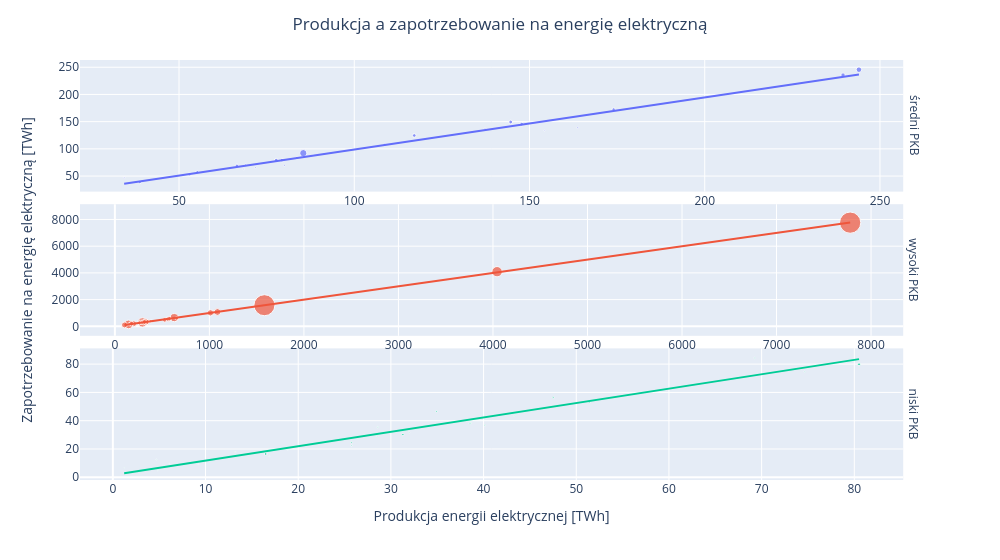

Notebook cell for this chart:
### Markdown cell above
Średnie udziały źródeł energii pokazują dominujące elementy miksu w analizowanym przekroju krajów.
Porównanie słupków pozwala szybko ocenić relatywną rolę paliw kopalnych i OZE. Wykres wskazuje na znaczący udział wykorzystania ropy naftowej, która wraz z gazem pozostają głównymi nośnikami energii w badanych krajach. Średnie udziały źródeł eneregii wskazują na rosnącą rolę odnawialnych źródeł energii (OZE), który przewyższa udział węgla, co świadczy o postępującej transformacji energetycznej poprzez stopniowe ograniczanie znaczenia paliw kopalnych w światowej produkcji energii.

### Code cell
plt.figure(figsize=(10, 6))
sns.scatterplot(
    data=df_cs,
    x="produkcja_energii_elektrycznej",
    y="zapotrzebowanie_na_energie_elektryczna",
    alpha=0.7,
    color="blue"
    )
sns.regplot(data=df_cs, x="produkcja_energii_elektrycznej", y="zapotrzebowanie_na_energie_elektryczna", scatter=False, color="blue")
plt.title("Produkcja a zapotrzebowanie na energię elektryczną")
plt.xlabel("Produkcja energii elektrycznej [TWh]")
plt.ylabel("Zapotrzebowanie na energię elektryczną [TWh]")
plt.tight_layout()
plt.show()
fig=px.scatter(
    data_frame=df_cs,
    x="produkcja_energii_elektrycznej",
    y="zapotrzebowanie_na_energie_elektryczna",
    hover_data=["kraj"],
    color="grupa_pkb",
    size="populacja",
    size_max=15,
    opacity=0.7,
    trendline="ols",
    facet_row="grupa_pkb"
    )
fig.update_layout(
    title="Produkcja a zapotrzebowanie na energię elektryczną",
    xaxis_title="Produkcja energii elektrycznej [TWh]",
    width=1000,
    title_x=0.5,
    showlegend=False     
)
fig.update_xaxes(
    matches=None,
    autorange=True,
    showticklabels=True
    )
fig.update_yaxes(matches=None)
fig.update_yaxes(title_text="",row=1)
fig.update_yaxes(title_text="Zapotrzebowanie na energię elektryczną [TWh]",row=2)
fig.update_yaxes(title_text="",row=3)
for annotation in fig.layout.annotations:
    annotation.text = annotation.text.split("=")[-1]

fig.show()  
 # wyniki regresji
results = px.get_trendline_results(fig)
print("Współczynniki kierunkowe regresji liniowej (a) dla poszczególnych grup PKB:")
for i, row in results.iterrows():
    model = row["px_fit_results"]
    a = model.params[1]   # współczynnik kierunkowy

    print(f"{row['grupa_pkb']}: a = {a:.3f}")

### Figure 1 — Plotly figure (JSON) as saved in the notebook; plotly's stock layout.template omitted (floating-point values rounded to 4 significant figures)
{"data": [{"customdata": [["Algeria"], ["Argentina"], ["Austria"], ["Bangladesh"], ["Belgium"], ["Chile"], ["Colombia"], ["Czechia"], ["Hong Kong"], ["Iraq"], ["Israel"], ["Kazakhstan"], ["Malaysia"], ["Morocco"], ["Norway"], ["Peru"], ["Qatar"], ["Romania"], ["Singapore"], ["South Africa"], ["Sweden"], ["Switzerland"], ["Ukraine"], ["United Arab Emirates"], ["Uzbekistan"], ["Vietnam"]], "hovertemplate": "grupa_pkb=średni PKB<br>produkcja_energii_elektrycznej=%{x}<br>zapotrzebowanie_na_energie_elektryczna=%{y}<br>populacja=%{marker.size}<br>kraj=%{customdata[0]}<extra></extra>", "legendgroup": "średni PKB", "marker": {"color": "#636efa", "opacity": 0.7, "size": [44040000.0, 45190000.0, 8921000.0, 166300000.0, 11540000.0, 19370000.0, 50630000.0, 10550000.0, 7490000.0, 42120000.0, 8800000.0, 19480000.0, 33890000.0, 36580000.0, 5379000.0, 32840000.0, 2803000.0, 19390000.0, 5620000.0, 60560000.0, 10350000.0, 8641000.0, 44680000.0, 9448000.0, 33590000.0, 98080000.0], "sizemode": "area", "sizeref": 6338000.0, "symbol": "circle"}, "mode": "markers", "name": "średni PKB", "orientation": "v", "showlegend": true, "type": "scatter", "x": [79.37, 144.6, 69.04, 85.46, 88.29, 83.58, 77.75, 80.1, 34.35, 117.1, 71.78, 108.6, 174.0, 38.8, 154.3, 52.99, 49.4, 55.21, 53.07, 239.5, 163.8, 68.49, 147.8, 137.3, 66.53, 244.0], "xaxis": "x3", "y": [79.31, 149.3, 71.24, 92.13, 87.96, 83.58, 78.8, 69.95, 47.05, 124.6, 65.54, 107.9, 172.5, 39.03, 133.8, 53.03, 49.4, 58.0, 53.07, 235.6, 138.8, 62.93, 145.4, 137.3, 69.05, 245.5], "yaxis": "y3"}, {"hovertemplate": "<b>OLS trendline</b><br>zapotrzebowanie_na_energie_elektryczna = 0.956964 * produkcja_energii_elektrycznej + 3.11784<br>R<sup>2</sup>=0.982186<br><br>grupa_pkb=średni PKB<br>produkcja_energii_elektrycznej=%{x}<br>zapotrzebowanie_na_energie_elektryczna=%{y} <b>(trend)</b><extra></extra>", "legendgroup": "średni PKB", "marker": {"color": "#636efa", "symbol": "circle"}, "mode": "lines", "name": "średni PKB", "showlegend": false, "type": "scatter", "x": [34.35, 38.8, 49.4, 52.99, 53.07, 55.21, 66.53, 68.49, 69.04, 71.78, 77.75, 79.37, 80.1, 83.58, 85.46, 88.29, 108.6, 117.1, 137.3, 144.6, 147.8, 154.3, 163.8, 174.0, 239.5, 244.0], "xaxis": "x3", "y": [35.99, 40.25, 50.39, 53.83, 53.9, 55.95, 66.78, 68.66, 69.19, 71.81, 77.52, 79.07, 79.77, 83.1, 84.9, 87.61, 107.1, 115.2, 134.5, 141.5, 144.5, 150.8, 159.8, 169.6, 232.3, 236.6], "yaxis": "y3"}, {"customdata": [["Australia"], ["Brazil"], ["Canada"], ["China"], ["Egypt"], ["France"], ["Germany"], ["India"], ["Indonesia"], ["Iran"], ["Italy"], ["Japan"], ["Mexico"], ["Netherlands"], ["Pakistan"], ["Philippines"], ["Poland"], ["Russia"], ["Saudi Arabia"], ["South Korea"], ["Spain"], ["Taiwan"], ["Thailand"], ["Turkey"], ["United Kingdom"], ["United States"]], "hovertemplate": "grupa_pkb=wysoki PKB<br>produkcja_energii_elektrycznej=%{x}<br>zapotrzebowanie_na_energie_elektryczna=%{y}<br>populacja=%{marker.size}<br>kraj=%{customdata[0]}<extra></extra>", "legendgroup": "wysoki PKB", "marker": {"color": "#EF553B", "opacity": 0.7, "size": [25740000.0, 208700000.0, 38170000.0, 1426000000.0, 109300000.0, 65910000.0, 83630000.0, 1403000000.0, 274800000.0, 87720000.0, 59910000.0, 126300000.0, 126800000.0, 17640000.0, 235000000.0, 112100000.0, 38170000.0, 146400000.0, 30990000.0, 51860000.0, 47680000.0, 23660000.0, 71640000.0, 86090000.0, 67350000.0, 339400000.0], "sizemode": "area", "sizeref": 6338000.0, "symbol": "circle"}, "mode": "markers", "name": "wysoki PKB", "orientation": "v", "showlegend": true, "type": "scatter", "x": [265.1, 628.8, 653.9, 7779.0, 198.6, 527.4, 566.8, 1582.0, 291.8, 337.2, 276.8, 1011.0, 325.7, 122.0, 144.5, 101.8, 157.2, 1085.0, 380.9, 577.1, 259.5, 280.0, 176.5, 302.0, 314.9, 4043.0], "xaxis": "x2", "y": [265.1, 653.5, 596.3, 7762.0, 197.2, 482.4, 547.7, 1582.0, 293.4, 330.4, 309.0, 1011.0, 329.8, 119.3, 145.0, 101.8, 170.4, 1075.0, 380.5, 577.1, 262.8, 280.0, 203.4, 301.4, 333.1, 4090.0], "yaxis": "y2"}, {"hovertemplate": "<b>OLS trendline</b><br>zapotrzebowanie_na_energie_elektryczna = 1.00003 * produkcja_energii_elektrycznej + 0.379696<br>R<sup>2</sup>=0.999826<br><br>grupa_pkb=wysoki PKB<br>produkcja_energii_elektrycznej=%{x}<br>zapotrzebowanie_na_energie_elektryczna=%{y} <b>(trend)</b><extra></extra>", "legendgroup": "wysoki PKB", "marker": {"color": "#EF553B", "symbol": "circle"}, "mode": "lines", "name": "wysoki PKB", "showlegend": false, "type": "scatter", "x": [101.8, 122.0, 144.5, 157.2, 176.5, 198.6, 259.5, 265.1, 276.8, 280.0, 291.8, 302.0, 314.9, 325.7, 337.2, 380.9, 527.4, 566.8, 577.1, 628.8, 653.9, 1011.0, 1085.0, 1582.0, 4043.0, 7779.0], "xaxis": "x2", "y": [102.1, 122.3, 144.9, 157.5, 176.9, 199.0, 259.9, 265.5, 277.2, 280.4, 292.2, 302.4, 315.3, 326.1, 337.6, 381.3, 527.8, 567.1, 577.5, 629.2, 654.3, 1011.0, 1086.0, 1582.0, 4044.0, 7780.0], "yaxis": "y2"}, {"customdata": [["Azerbaijan"], ["Belarus"], ["Bulgaria"], ["Croatia"], ["Cyprus"], ["Denmark"], ["Ecuador"], ["Estonia"], ["Finland"], ["Greece"], ["Hungary"], ["Iceland"], ["Ireland"], ["Kuwait"], ["Latvia"], ["Lithuania"], ["Luxembourg"], ["New Zealand"], ["North Macedonia"], ["Oman"], ["Portugal"], ["Slovakia"], ["Slovenia"], ["Sri Lanka"], ["Trinidad and Tobago"], ["Turkmenistan"], ["Venezuela"]], "hovertemplate": "grupa_pkb=niski PKB<br>produkcja_energii_elektrycznej=%{x}<br>zapotrzebowanie_na_energie_elektryczna=%{y}<br>populacja=%{marker.size}<br>kraj=%{customdata[0]}<extra></extra>", "legendgroup": "niski PKB", "marker": {"color": "#00cc96", "opacity": 0.7, "size": [10180000.0, 9351000.0, 6934000.0, 3954000.0, 1302000.0, 5831000.0, 17550000.0, 1330000.0, 5530000.0, 10700000.0, 9749000.0, 366600.0, 4983000.0, 4400000.0, 1901000.0, 2796000.0, 630500.0, 5070000.0, 1872000.0, 4522000.0, 10370000.0, 5455000.0, 2102000.0, 22560000.0, 1481000.0, 6950000.0, 28440000.0], "sizemode": "area", "sizeref": 6338000.0, "symbol": "circle"}, "mode": "markers", "name": "niski PKB", "orientation": "v", "showlegend": true, "type": "scatter", "x": [25.75, 38.54, 40.14, 13.23, 4.85, 28.58, 31.29, 6.08, 69.24, 47.51, 34.92, 18.89, 31.97, 74.64, 5.72, 4.7, 1.22, 43.35, 5.34, 38.64, 51.39, 28.51, 16.89, 16.49, 9.23, 25.76, 80.51], "xaxis": "x", "y": [24.74, 38.04, 36.73, 17.87, 4.85, 35.46, 30.2, 9.72, 84.34, 56.37, 46.6, 18.89, 31.82, 74.64, 7.35, 12.61, 6.68, 43.35, 7.67, 38.64, 52.85, 28.83, 14.89, 16.49, 9.23, 22.56, 79.86], "yaxis": "y"}, {"hovertemplate": "<b>OLS trendline</b><br>zapotrzebowanie_na_energie_elektryczna = 1.0172 * produkcja_energii_elektrycznej + 1.63894<br>R<sup>2</sup>=0.960417<br><br>grupa_pkb=niski PKB<br>produkcja_energii_elektrycznej=%{x}<br>zapotrzebowanie_na_energie_elektryczna=%{y} <b>(trend)</b><extra></extra>", "legendgroup": "niski PKB", "marker": {"color": "#00cc96", "symbol": "circle"}, "mode": "lines", "name": "niski PKB", "showlegend": false, "type": "scatter", "x": [1.22, 4.7, 4.85, 5.34, 5.72, 6.08, 9.23, 13.23, 16.49, 16.89, 18.89, 25.75, 25.76, 28.51, 28.58, 31.29, 31.97, 34.92, 38.54, 38.64, 40.14, 43.35, 47.51, 51.39, 69.24, 74.64, 80.51], "xaxis": "x", "y": [2.88, 6.42, 6.572, 7.071, 7.457, 7.824, 11.03, 15.1, 18.41, 18.82, 20.85, 27.83, 27.84, 30.64, 30.71, 33.47, 34.16, 37.16, 40.84, 40.94, 42.47, 45.73, 49.97, 53.91, 72.07, 77.56, 83.53], "yaxis": "y"}], "layout": {"annotations": [{"font": {}, "showarrow": false, "text": "niski PKB", "textangle": 90, "x": 0.98, "xanchor": "left", "xref": "paper", "y": 0.1567, "yanchor": "middle", "yref": "paper"}, {"font": {}, "showarrow": false, "text": "wysoki PKB", "textangle": 90, "x": 0.98, "xanchor": "left", "xref": "paper", "y": 0.5, "yanchor": "middle", "yref": "paper"}, {"font": {}, "showarrow": false, "text": "średni PKB", "textangle": 90, "x": 0.98, "xanchor": "left", "xref": "paper", "y": 0.8433, "yanchor": "middle", "yref": "paper"}], "legend": {"itemsizing": "constant", "title": {"text": "grupa_pkb"}, "tracegroupgap": 0}, "margin": {"t": 60}, "showlegend": false, "title": {"text": "Produkcja a zapotrzebowanie na energię elektryczną", "x": 0.5}, "width": 1000, "xaxis": {"anchor": "y", "autorange": true, "domain": [0, 0.98], "showticklabels": true, "title": {"text": "Produkcja energii elektrycznej [TWh]"}}, "xaxis2": {"anchor": "y2", "autorange": true, "domain": [0, 0.98], "showticklabels": true}, "xaxis3": {"anchor": "y3", "autorange": true, "domain": [0, 0.98], "showticklabels": true}, "yaxis": {"anchor": "x", "domain": [0, 0.3133], "title": {"text": ""}}, "yaxis2": {"anchor": "x2", "domain": [0.3433, 0.6567], "title": {"text": "Zapotrzebowanie na energię elektryczną [TWh]"}}, "yaxis3": {"anchor": "x3", "domain": [0.6867, 1.0], "title": {"text": ""}}}}
